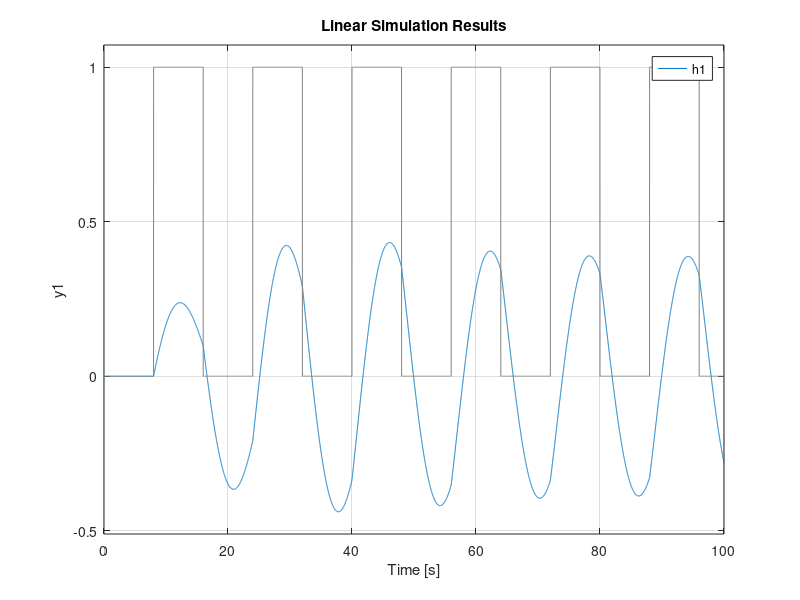
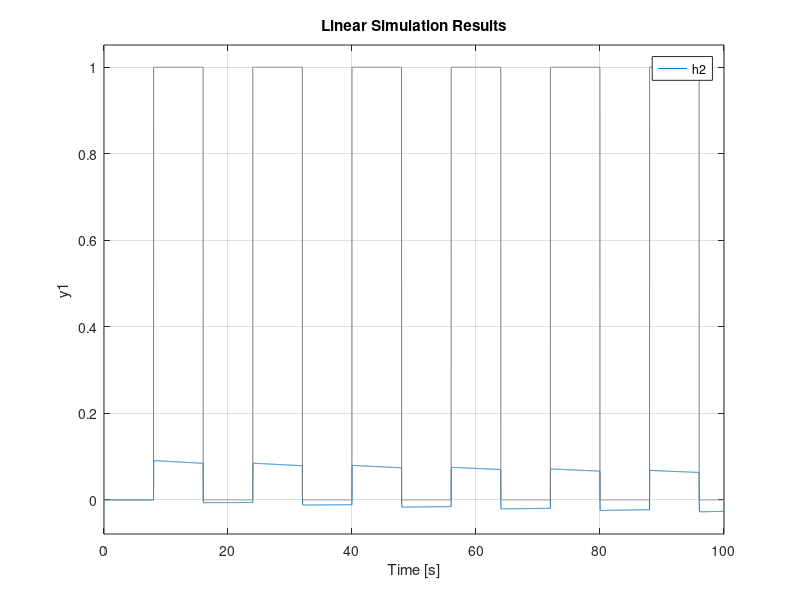
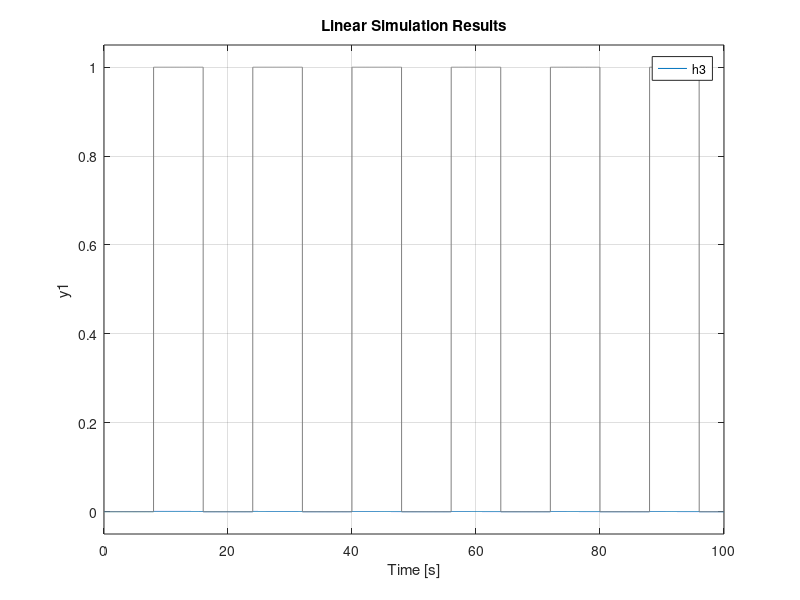
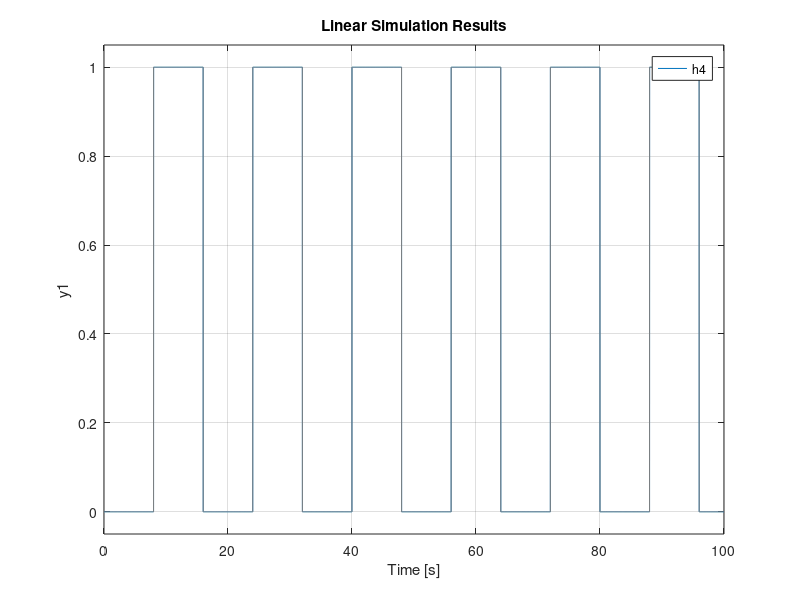

Write MATLAB code to recreate these figures, in order.
clear all;
close all;

[u,t] =  gensig('square',16,100,0.01);
figure;
h1 = tf([0 100 0], [1000 110 110]);
lsim(h1,u,t)

figure;
h2 = tf([0 10 0], [1 110 1]);
lsim(h2,u,t)

figure;
h3 = tf([1 0 0], [2000 110 1]);
lsim(h3,u,t)

figure;
h4 = tf([0 0 1], [0 0 1]);
lsim(h4,u,t)

figure;
h5 = tf([0 0 1], [0 -10 0]);
lsim(h5,u,t)
